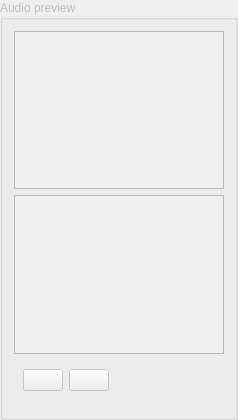
<?xml version="1.0" encoding="UTF-8"?>
<ui version="4.0">
 <class>GroupBox</class>
 <widget class="QGroupBox" name="GroupBox">
  <property name="enabled">
   <bool>false</bool>
  </property>
  <property name="geometry">
   <rect>
    <x>0</x>
    <y>0</y>
    <width>238</width>
    <height>420</height>
   </rect>
  </property>
  <property name="windowTitle">
   <string>GroupBox</string>
  </property>
  <property name="title">
   <string>Audio preview</string>
  </property>
  <layout class="QGridLayout" name="gridLayout">
   <item row="1" column="0">
    <widget class="QTableView" name="waveInfoView">
     <property name="verticalScrollBarPolicy">
      <enum>Qt::ScrollBarAlwaysOff</enum>
     </property>
     <property name="editTriggers">
      <set>QAbstractItemView::NoEditTriggers</set>
     </property>
     <property name="horizontalScrollMode">
      <enum>QAbstractItemView::ScrollPerPixel</enum>
     </property>
     <attribute name="horizontalHeaderVisible">
      <bool>false</bool>
     </attribute>
     <attribute name="verticalHeaderVisible">
      <bool>false</bool>
     </attribute>
    </widget>
   </item>
   <item row="2" column="0">
    <widget class="QWidget" name="playerPanel" native="true">
     <property name="enabled">
      <bool>false</bool>
     </property>
     <layout class="QHBoxLayout" name="horizontalLayout">
      <item>
       <widget class="QPushButton" name="playBtn">
        <property name="icon">
         <iconset theme="media-playback-start"/>
        </property>
        <property name="checkable">
         <bool>true</bool>
        </property>
       </widget>
      </item>
      <item>
       <widget class="QPushButton" name="stopBtn">
        <property name="icon">
         <iconset theme="media-playback-stop"/>
        </property>
       </widget>
      </item>
      <item>
       <spacer name="horizontalSpacer">
        <property name="orientation">
         <enum>Qt::Horizontal</enum>
        </property>
        <property name="sizeHint" stdset="0">
         <size>
          <width>40</width>
          <height>20</height>
         </size>
        </property>
       </spacer>
      </item>
     </layout>
    </widget>
   </item>
   <item row="0" column="0">
    <widget class="WaveSourcePreview" name="waveView">
     <property name="verticalScrollBarPolicy">
      <enum>Qt::ScrollBarAlwaysOff</enum>
     </property>
     <property name="horizontalScrollBarPolicy">
      <enum>Qt::ScrollBarAlwaysOff</enum>
     </property>
     <property name="backgroundBrush">
      <brush brushstyle="SolidPattern">
       <color alpha="255">
        <red>0</red>
        <green>0</green>
        <blue>0</blue>
       </color>
      </brush>
     </property>
     <property name="interactive">
      <bool>false</bool>
     </property>
    </widget>
   </item>
   <item row="3" column="0">
    <spacer name="verticalSpacer">
     <property name="orientation">
      <enum>Qt::Vertical</enum>
     </property>
     <property name="sizeHint" stdset="0">
      <size>
       <width>20</width>
       <height>40</height>
      </size>
     </property>
    </spacer>
   </item>
  </layout>
 </widget>
 <customwidgets>
  <customwidget>
   <class>WaveSourcePreview</class>
   <extends>QGraphicsView</extends>
   <header>bigglesworth.wavetables.audioimport</header>
  </customwidget>
 </customwidgets>
 <resources/>
 <connections/>
</ui>
